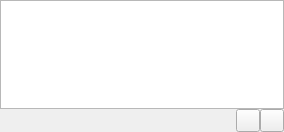
<?xml version="1.0" encoding="UTF-8"?>
<ui version="4.0">
 <class>FolderPage</class>
 <widget class="QWidget" name="FolderPage">
  <property name="geometry">
   <rect>
    <x>0</x>
    <y>0</y>
    <width>284</width>
    <height>132</height>
   </rect>
  </property>
  <layout class="QVBoxLayout" name="vlayout">
   <property name="spacing">
    <number>0</number>
   </property>
   <property name="margin">
    <number>0</number>
   </property>
   <item>
    <widget class="ItemView" name="view"/>
   </item>
   <item>
    <layout class="QHBoxLayout" name="hlayout">
     <property name="spacing">
      <number>0</number>
     </property>
     <property name="margin">
      <number>0</number>
     </property>
     <item>
      <spacer name="horizontalSpacer_2">
       <property name="orientation">
        <enum>Qt::Horizontal</enum>
       </property>
       <property name="sizeHint" stdset="0">
        <size>
         <width>191</width>
         <height>20</height>
        </size>
       </property>
      </spacer>
     </item>
     <item>
      <widget class="SizeWidget" name="sizeWidget"/>
     </item>
     <item>
      <widget class="ToolButton" name="addToPlayQueue"/>
     </item>
     <item>
      <widget class="ToolButton" name="replacePlayQueue"/>
     </item>
    </layout>
   </item>
  </layout>
 </widget>
 <customwidgets>
  <customwidget>
   <class>ItemView</class>
   <extends>QTreeView</extends>
   <header>itemview.h</header>
  </customwidget>
  <customwidget>
   <class>ToolButton</class>
   <extends>QToolButton</extends>
   <header>toolbutton.h</header>
  </customwidget>
  <customwidget>
   <class>SizeWidget</class>
   <extends>QWidget</extends>
   <header>sizewidget.h</header>
  </customwidget>
 </customwidgets>
 <resources/>
 <connections/>
</ui>
